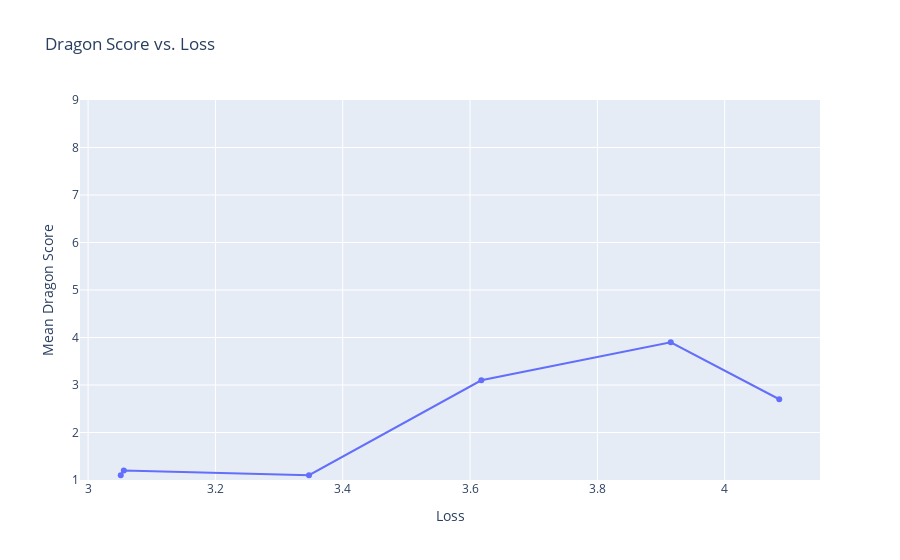

Write notebook code for a chart like this one.
### Code cell
fig = px.line(x=losses, y=mean_scores, title="Dragon Score vs. Loss", labels={"x": "Loss", "y": "Mean Dragon Score"}, markers=True)
fig.update_yaxes(range=[1, 9], dtick=1)
fig.show()

### Figure 1 — Plotly figure (JSON) as saved in the notebook; plotly's stock layout.template omitted (floating-point values rounded to 4 significant figures)
{"data": [{"hovertemplate": "Loss=%{x}<br>Mean Dragon Score=%{y}<extra></extra>", "legendgroup": "", "line": {"color": "#636efa", "dash": "solid"}, "marker": {"symbol": "circle"}, "mode": "lines+markers", "name": "", "orientation": "v", "showlegend": false, "type": "scatter", "x": [3.051, 3.056, 3.347, 3.618, 3.915, 4.086], "xaxis": "x", "y": [1.1, 1.2, 1.1, 3.1, 3.9, 2.7], "yaxis": "y"}], "layout": {"legend": {"tracegroupgap": 0}, "title": {"text": "Dragon Score vs. Loss"}, "xaxis": {"anchor": "y", "domain": [0, 1], "title": {"text": "Loss"}}, "yaxis": {"anchor": "x", "domain": [0, 1], "dtick": 1, "range": [1, 9], "title": {"text": "Mean Dragon Score"}}}}
